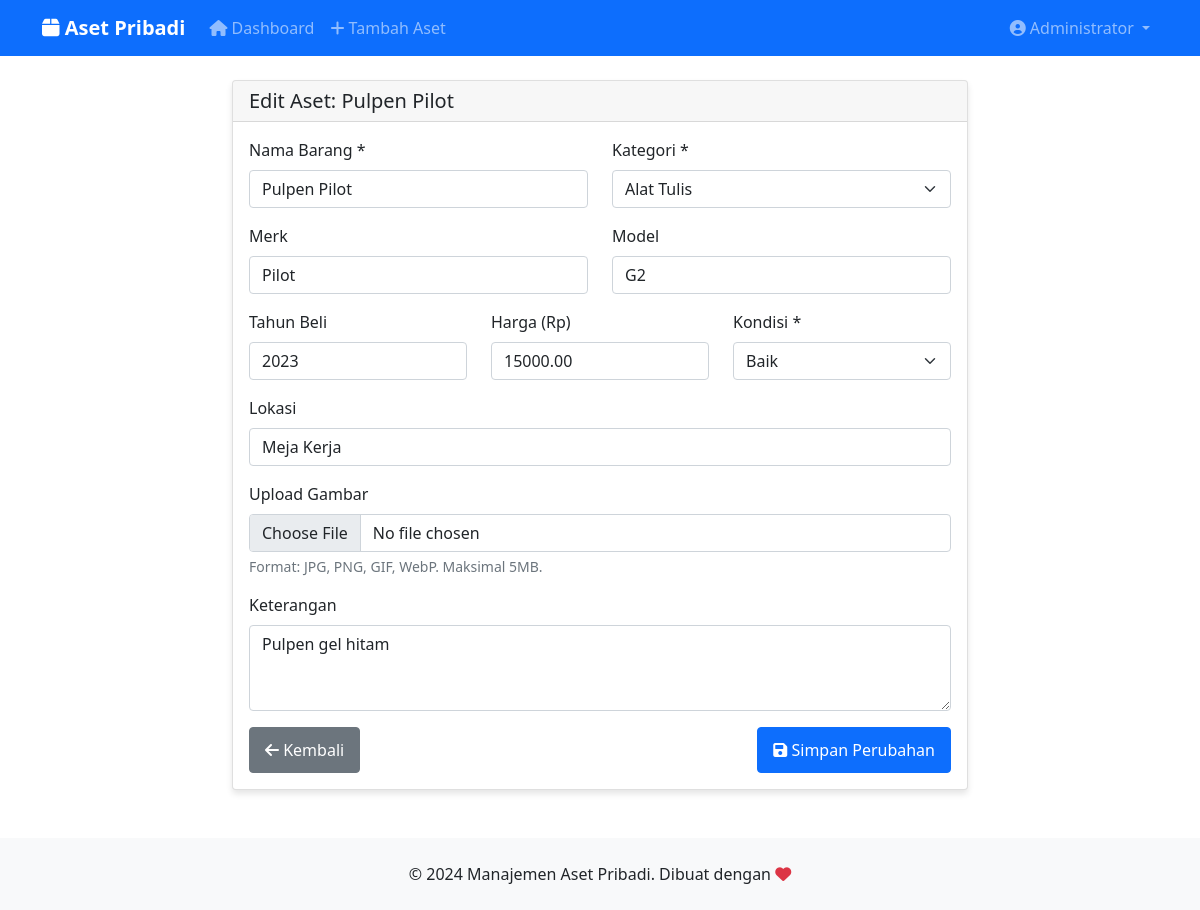
The app's page /edit.php?id=1 (signed in) with its own data.
### tables this page shows
CREATE TABLE IF NOT EXISTS users (
    id INT AUTO_INCREMENT PRIMARY KEY,
    username VARCHAR(50) UNIQUE NOT NULL,
    email VARCHAR(100) UNIQUE NOT NULL,
    password VARCHAR(255) NOT NULL,
    nama_lengkap VARCHAR(100) NOT NULL,
    created_at TIMESTAMP DEFAULT CURRENT_TIMESTAMP,
    updated_at TIMESTAMP DEFAULT CURRENT_TIMESTAMP ON UPDATE CURRENT_TIMESTAMP
);

CREATE TABLE IF NOT EXISTS aset (
    id INT AUTO_INCREMENT PRIMARY KEY,
    nama_barang VARCHAR(255) NOT NULL,
    kategori VARCHAR(100) NOT NULL,
    merk VARCHAR(100),
    model VARCHAR(100),
    tahun_beli YEAR,
    harga DECIMAL(10,2),
    kondisi ENUM('Baik', 'Rusak Ringan', 'Rusak Berat', 'Hilang') DEFAULT 'Baik',
    lokasi VARCHAR(255),
    keterangan TEXT,
    gambar VARCHAR(255),
    tanggal_input TIMESTAMP DEFAULT CURRENT_TIMESTAMP,
    tanggal_update TIMESTAMP DEFAULT CURRENT_TIMESTAMP ON UPDATE CURRENT_TIMESTAMP
);

### includes/auth_helper.php (called while the page is built, shortened)
<?php
function isLoggedIn() {
    return isset($_SESSION['user_id']);
}
function getLoggedInUser() {
    global $pdo;
    $stmt = $pdo->prepare("SELECT id, username, email, nama_lengkap FROM users WHERE id = ?");
    $stmt->execute([$_SESSION['user_id']]);
    return $stmt->fetch(PDO::FETCH_ASSOC);
}
?>

### edit.php (the view, shortened to what this page needs)
<?php
require_once 'config/database.php';
require_once 'includes/auth_helper.php';
$id = $_GET['id'];
$stmt = $pdo->prepare("SELECT * FROM aset WHERE id = ?");
$stmt->execute([$id]);
$aset = $stmt->fetch(PDO::FETCH_ASSOC);
require_once 'includes/header.php';
?>
<div class="row justify-content-center">
    <div class="col-md-8">
        <div class="card">
            <div class="card-header">
                <h5 class="mb-0">Edit Aset: <?= htmlspecialchars($aset['nama_barang']) ?></h5>
            </div>
            <div class="card-body">
                <form method="POST" enctype="multipart/form-data">
                    <div class="row">
                        <div class="col-md-6">
                            <div class="mb-3">
                                <label for="nama_barang" class="form-label">Nama Barang *</label>
                                <input type="text" class="form-control" id="nama_barang" name="nama_barang"
                                       value="<?= htmlspecialchars($aset['nama_barang']) ?>" required>
                            </div>
                        </div>
                        <div class="col-md-6">
                            <div class="mb-3">
                                <label for="kategori" class="form-label">Kategori *</label>
                                <select class="form-select" id="kategori" name="kategori" required>
                                    <?php
                                    $kategoris = ['Alat Tulis', 'Elektronik', 'Jaringan', 'Furniture', 'Kendaraan', 'Pakaian', 'Lainnya'];
                                    foreach ($kategoris as $kat):
                                    ?>
                                    <option value="<?= $kat ?>" <?= $aset['kategori'] === $kat ? 'selected' : '' ?>>
                                        <?= $kat ?>
                                    </option>
                                    <?php endforeach; ?>
                                </select>
                            </div>
                        </div>
                    </div>
                    <div class="row">
                        <div class="col-md-6">
                            <div class="mb-3">
                                <label for="merk" class="form-label">Merk</label>
                                <input type="text" class="form-control" id="merk" name="merk"
                                       value="<?= htmlspecialchars($aset['merk']) ?>">
                            </div>
                        </div>
                        <div class="col-md-6">
                            <div class="mb-3">
                                <label for="model" class="form-label">Model</label>
                                <input type="text" class="form-control" id="model" name="model"
                                       value="<?= htmlspecialchars($aset['model']) ?>">
                            </div>
                        </div>
                    </div>
                    <div class="row">
                        <div class="col-md-4">
                            <div class="mb-3">
                                <label for="tahun_beli" class="form-label">Tahun Beli</label>
                                <input type="number" class="form-control" id="tahun_beli" name="tahun_beli"
                                       min="1900" max="<?= date('Y') ?>" value="<?= $aset['tahun_beli'] ?>">
                            </div>
                        </div>
                        <div class="col-md-4">
                            <div class="mb-3">
                                <label for="harga" class="form-label">Harga (Rp)</label>
                                <input type="number" class="form-control" id="harga" name="harga"
                                       min="0" step="1000" value="<?= $aset['harga'] ?>">
                            </div>
                        </div>
                        <div class="col-md-4">
                            <div class="mb-3">
                                <label for="kondisi" class="form-label">Kondisi *</label>
                                <select class="form-select" id="kondisi" name="kondisi" required>
                                    <?php
                                    $kondisis = ['Baik', 'Rusak Ringan', 'Rusak Berat', 'Hilang'];
                                    foreach ($kondisis as $kondisi):
                                    ?>
                                    <option value="<?= $kondisi ?>" <?= $aset['kondisi'] === $kondisi ? 'selected' : '' ?>>
                                        <?= $kondisi ?>
                                    </option>
                                    <?php endforeach; ?>
                                </select>
                            </div>
                        </div>
                    </div>
                    <div class="mb-3">
                        <label for="lokasi" class="form-label">Lokasi</label>
                        <input type="text" class="form-control" id="lokasi" name="lokasi"
                               value="<?= htmlspecialchars($aset['lokasi']) ?>"
                               placeholder="Contoh: Meja Kerja, Kamar, Laci, dll">
                    </div>
                    <div class="mb-3">
                        <label for="gambar" class="form-label">
                            <?= $aset['gambar'] ? 'Ganti Gambar' : 'Upload Gambar' ?>
                        </label>
                        <input type="file" class="form-control" id="gambar" name="gambar"
                               accept="image/jpeg,image/png,image/gif,image/webp">
                        <div class="form-text">Format: JPG, PNG, GIF, WebP. Maksimal 5MB.</div>
                    </div>
                    <div class="mb-3">
                        <label for="keterangan" class="form-label">Keterangan</label>
                        <textarea class="form-control" id="keterangan" name="keterangan" rows="3"
                                  placeholder="Deskripsi tambahan, catatan khusus, dll"><?= htmlspecialchars($aset['keterangan']) ?></textarea>
                    </div>
                    <div class="d-flex justify-content-between">
                        <a href="detail.php?id=<?= $id ?>" class="btn btn-secondary">
                            <i class="fas fa-arrow-left"></i> Kembali
                        </a>
                        <button type="submit" class="btn btn-primary">
                            <i class="fas fa-save"></i> Simpan Perubahan
                        </button>
                    </div>
                </form>
            </div>
        </div>
    </div>
</div>
<?php require_once 'includes/footer.php'; ?>

### includes/header.php (shortened to what this page needs)
<!DOCTYPE html>
<html lang="id">
<head>
    <link href="https://cdn.jsdelivr.net/npm/bootstrap@5.1.3/dist/css/bootstrap.min.css" rel="stylesheet">
    <link href="https://cdnjs.cloudflare.com/ajax/libs/font-awesome/6.0.0/css/all.min.css" rel="stylesheet">
</head>
<body>
    <nav class="navbar navbar-expand-lg navbar-dark bg-primary">
        <div class="container">
            <a class="navbar-brand" href="index.php">
                <i class="fas fa-box"></i> Aset Pribadi
            </a>
            <div class="collapse navbar-collapse" id="navbarNav">
                <div class="navbar-nav me-auto">
                    <a class="nav-link" href="index.php">
                        <i class="fas fa-home"></i> Dashboard
                    </a>
                    <a class="nav-link d-none d-md-block" href="tambah.php">
                        <i class="fas fa-plus"></i> Tambah Aset
                    </a>
                </div>
                <div class="navbar-nav">
                    <?php
                    $user = getLoggedInUser();
                    if ($user):
                    ?>
                    <div class="nav-item dropdown">
                        <a class="nav-link dropdown-toggle" href="#" id="navbarDropdown" role="button" data-bs-toggle="dropdown">
                            <i class="fas fa-user-circle"></i> <?= htmlspecialchars($user['nama_lengkap']) ?>
                        </a>
                    </div>
                    <?php endif; ?>
                </div>
            </div>
        </div>
    </nav>
    <div class="container mt-4">

### includes/header.php (style rules this page uses)
.navbar-brand { font-weight: bold; }
.card { box-shadow: 0 4px 6px rgba(0, 0, 0, 0.1); }
.btn { min-height: 44px; padding: 10px 15px; }
html { scroll-behavior: smooth; }

### records on screen
users: nama_lengkap "Administrator"
aset: nama_barang "Pulpen Pilot", kategori "Alat Tulis", merk "Pilot", model "G2", tahun_beli "2023", harga "15000.00", kondisi "Baik", lokasi "Meja Kerja", keterangan "Pulpen gel hitam"
